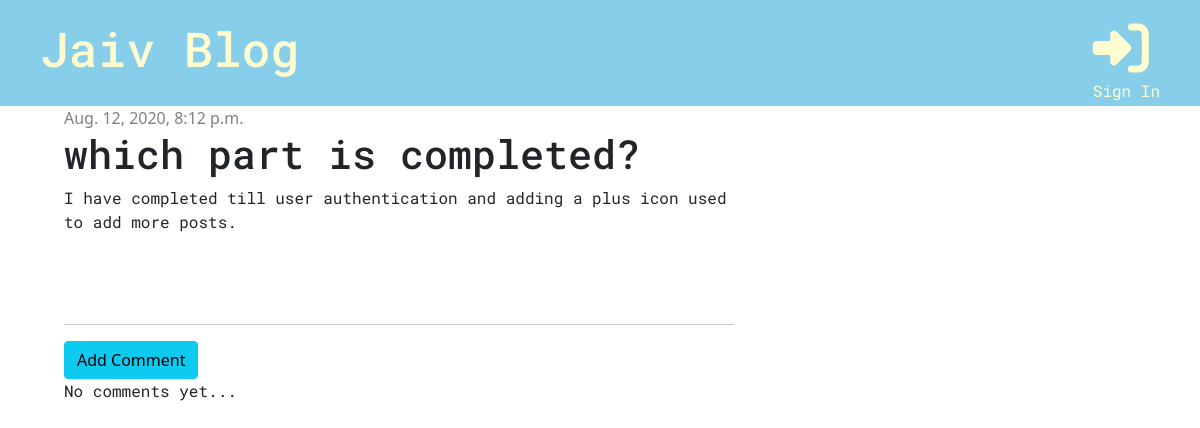
/post/6, run on the app's committed database.
### blog/models.py (models this page shows, shortened)
class Post(models.Model):
    author = models.ForeignKey('auth.User', on_delete=models.CASCADE)
    title = models.CharField(max_length=200)
    text = models.TextField()
    created_date = models.DateTimeField(default=timezone.now)
    published_date = models.DateTimeField(blank=True, null=True)

### blog/views.py (the view)
# urls.py: path('post/<int:pk>', views.post_detail, name='post_detail'),
def post_detail(request, pk):
    post = get_object_or_404(Post, pk=pk)
    stuff_for_frontend = {'post': post}
    return render(request, 'blog/post_detail.html', stuff_for_frontend)

### blog/templates/blog/post_detail.html (shortened to what this page needs)
{% extends 'blog/base.html'%}
    {% block content %}
        <div class="post">
            {% if post.published_date %}
            <div class="date">
                {{ post.published_date }}
            </div>
            {% else %}
                <a href="{% url 'post_publish' pk=post.pk %}" class="btn btn-primary">Publish</a>
            {% endif %}
            <h1>{{ post.title }}</h1>
            <p> {{ post.text|linebreaksbr}}</p>
        </div>
        <hr>
        <a href="{% url 'add_comment_to_post' pk=post.pk %}" class="btn btn-info">Add Comment</a>
        {% for comment in post.comments.all %}
        <div class="comment">
            <div class="date">
                {{ comment.created_date }}
            </div>
        <strong>{{ comment.author }}</strong>
        <p>{{ comment.text }}</p>
            {% empty %}
            <p>No comments yet...</p>
        </div>
        {% endfor %}
{% endblock %}

### blog/static/css/blog.css (style rules this page uses)
h1, h2, h3, h4, p { font-family: "Roboto Mono", "Lucida Grande", "DejaVu Sans", "Bitstream Vera Sans", Verdana, Arial, sans-serif; }
.date { color: grey; }
.post { margin-bottom: 90px; }

### data on the page
Post: published_date "Aug. 12, 2020, 8:12 p.m.", title "which part is completed?", text "I have completed till user authentication and adding a plus icon used to add more posts."
